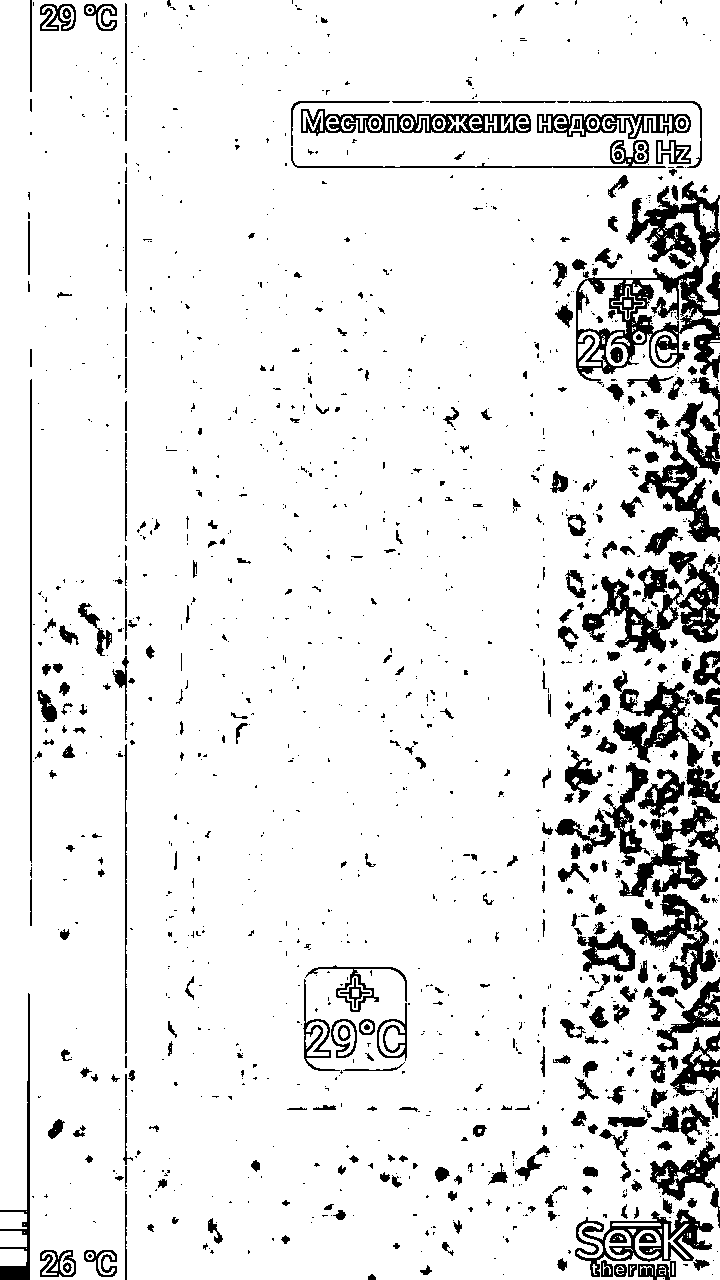
#> input picture binary.png, 720 x 1280 px
$ python readText.py
#> lines starting #> are read from the running program, lines starting #| are printed output that depends on the picture; after the words box and inside, x2 and y2 are one past the last pixel; in counts of white or black regions, pixels touching at a corner belong together
import cv2
import pytesseract

image = cv2.imread(r'binary.png')
#> image is the input picture: shape (1280, 720, 3); 90.7% white; 1427 black regions (1048 under 20 px), largest, box (x1, y1, x2, y2) and area: (576, 181, 720, 385) 9633, (582, 551, 720, 653) 4870, (575, 1209, 714, 1280) 3340
ret,thresh = cv2.threshold(image,55,255,cv2.THRESH_BINARY)
opening = cv2.morphologyEx(thresh, cv2.MORPH_OPEN, cv2.getStructuringElement(cv2.MORPH_RECT,(2,2)))
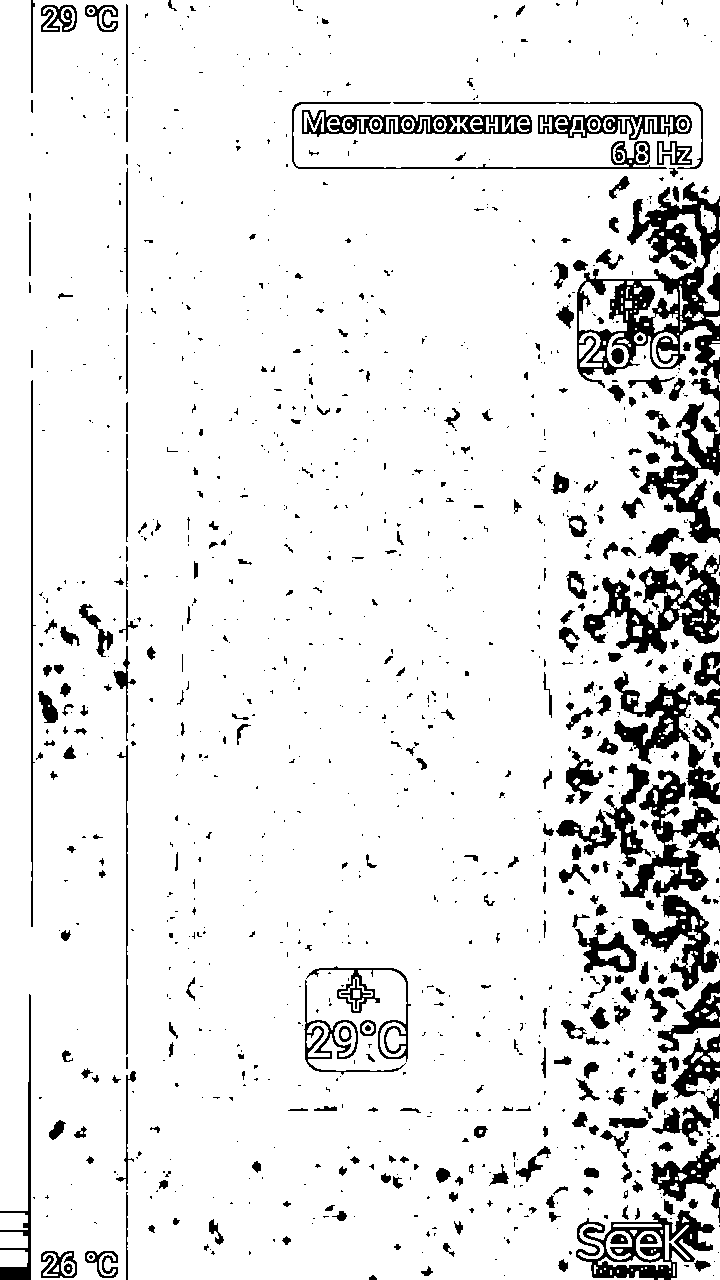
#> opening: shape (1280, 720, 3); 90.4% white; 1199 black regions (860 under 20 px), largest, box (x1, y1, x2, y2) and area: (577, 182, 720, 388) 10356, (583, 552, 720, 654) 5675, (620, 770, 720, 898) 4323
cv2.imshow('result_1.jpg', opening)

pytesseract.pytesseract.tesseract_cmd = r'C:\Program Files\Tesseract-OCR\tesseract.exe'

#> (the run stopped early here; a loop or call above may not have finished)
